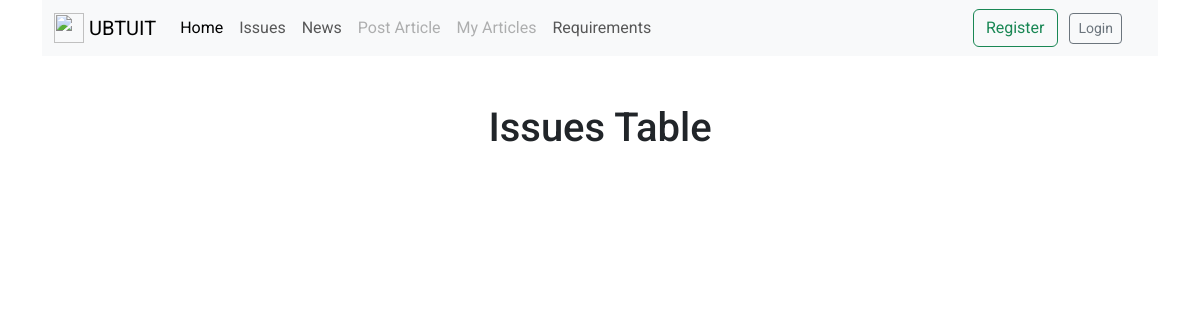
Page /journals/ on the earlier database version.
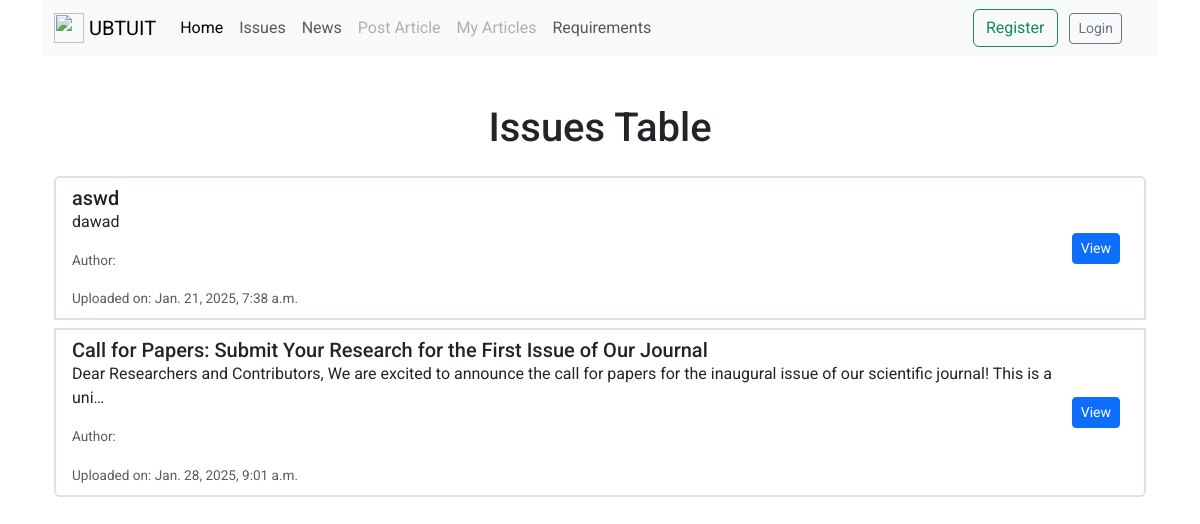
Same page on the later database version.
### journals/models.py (models this page shows, shortened)
class Journal(models.Model):
    user = models.ForeignKey(User, on_delete=models.SET_NULL, null=True)
    title = models.CharField(max_length=255)
    description = models.TextField()
    file_url = models.FileField(upload_to='journal_files/')
    created_at = models.DateTimeField(auto_now_add=True)
    updated_at = models.DateTimeField(auto_now=True)

### articles/views.py (the view, shortened to what this page needs)
# urls.py: path('', views.journal_list, name='list_journal'),
def journal_list(request):
    query = request.GET.get('q')
    search_year = request.GET.get('search_year')
    search_issue = request.GET.get('search_issue')
    last_quarter_start, last_quarter_end = get_last_quarter_dates()
    if query:
        journals = Journal.objects.filter(
            Q(title__icontains=query) |
            Q(description__icontains=query)
        ).filter(
            created_at__lt=last_quarter_start  # Exclude journals from last quarter
        ).order_by('-created_at')
    else:
        journals = Journal.objects.all()
    if search_year:
        journals = journals.filter(created_at__year=search_year)
    paginator = Paginator(journals, 14)  # 14 journals per page
    page = request.GET.get('page')
    try:
        journals = paginator.page(page)
    except PageNotAnInteger:
        journals = paginator.page(1)
    except EmptyPage:
        journals = paginator.page(paginator.num_pages)
    return render(request, 'user/pages/journal_list.html', {'journals': journals})

### articles/additional_functions.py (called while the page is built)
def get_last_quarter_dates():
    today = timezone.now()
    quarter = (today.month - 1) // 3 + 1
    if quarter == 1:
        last_quarter_year = today.year - 1
        last_quarter_start_month = 10  # October
    else:
        last_quarter_year = today.year
        last_quarter_start_month = (quarter - 2) * 3 + 1
    last_quarter_start = datetime(last_quarter_year, last_quarter_start_month, 1)
    if last_quarter_start_month + 3 > 12:
        next_quarter_start_month = (last_quarter_start_month + 3) % 12
        next_quarter_start_year = last_quarter_year + 1
    else:
        next_quarter_start_month = last_quarter_start_month + 3
        next_quarter_start_year = last_quarter_year
    next_quarter_start = datetime(next_quarter_start_year, next_quarter_start_month, 1)
    last_quarter_end = next_quarter_start - timedelta(days=1)
    return last_quarter_start, last_quarter_end

### templates/user/pages/journal_list.html (shortened to what this page needs)
{% extends 'user/master.html' %}
{% load static %}
{% block content %}
<div class="container">
            <h1 class="text-center mt-5 mb-4">Issues Table</h1>
            <ul class="list-group">
                {% for journal in journals %}
                    <li class="list-group-item mb-2 border-2">
                        <div class="d-flex justify-content-between align-items-center">
                            <div>
                                <h5 class="mb-0">{{ journal.title }}</h5>
                                <p>{{ journal.description|truncatechars:150 }}</p>
                                <p class="text-muted">Author: {{ journal.user.lastname }}</p>
                                <small class="text-muted">Uploaded on: {{ journal.created_at }}</small>
                            </div>
                            <div>
                                <a href="{% url 'journal_detail' journal_id=journal.id %}" class="btn btn-sm btn-primary me-2">View</a>
                            </div>
                        </div>
                    </li>
                {% endfor %}
            </ul>
        </div>
</div>
{% endblock content %}
{% block style %}
<link href="https://cdn.jsdelivr.net/npm/bootstrap-icons@1.10.5/font/bootstrap-icons.css" rel="stylesheet">
{% endblock %}

Differences in the rows shown:
added Journal: title "aswd", description "dawad", created_at "Jan. 21, 2025, 7:38 a.m."
added Journal: title "Call for Papers: Submit Your Research for the First Issue of Our Journal", description "Dear Researchers and Contributors, We are excited to announce the call for papers for the inaugural issue of our scientific journal! This is a uni…", created_at "Jan. 28, 2025, 9:01 a.m."
